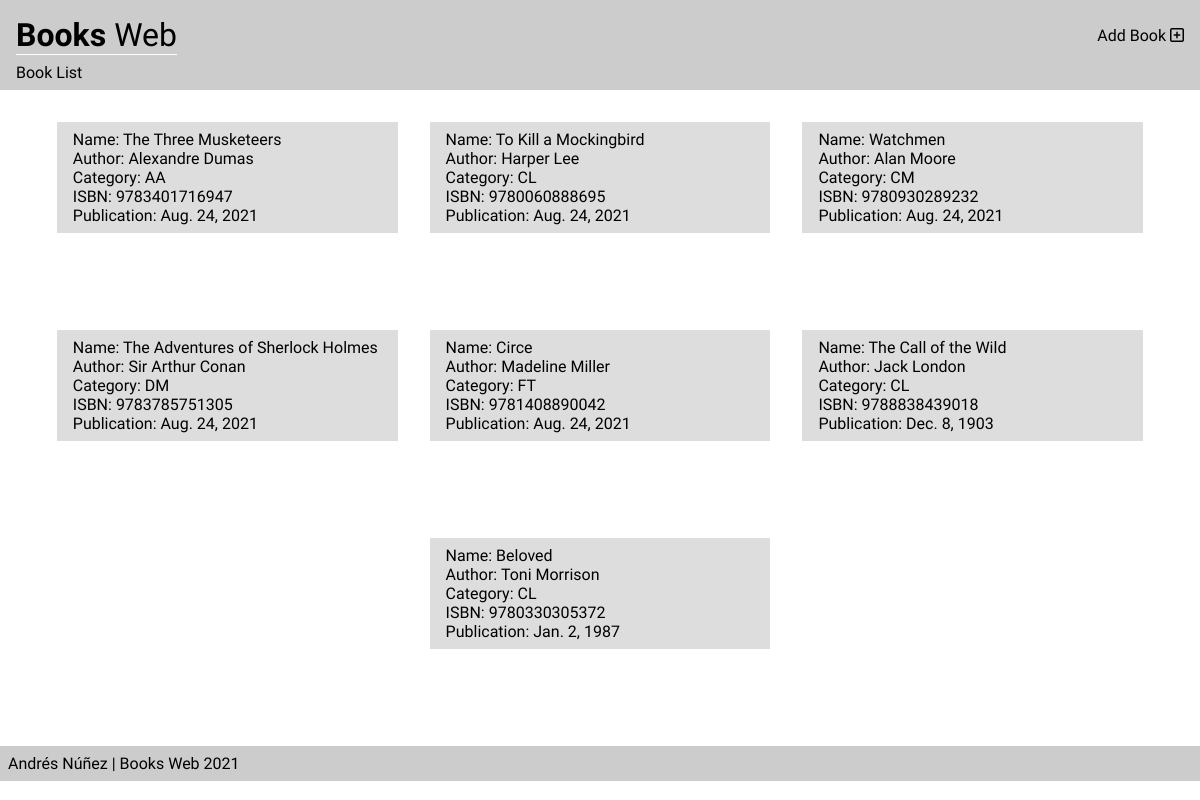
The app's page /, older data.
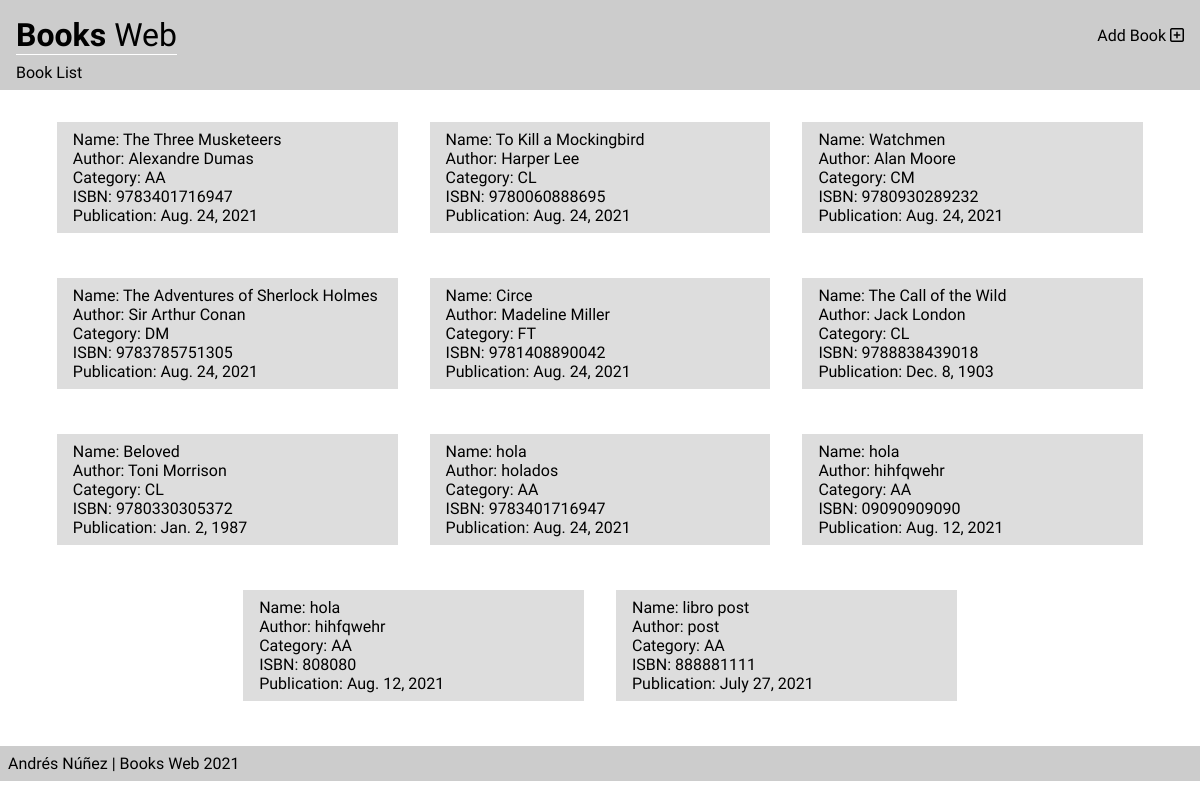
The same page, newer data.
### bookswebAPI/models.py (models this page shows)
class Book(models.Model):
    name = models.CharField(max_length=50, null=True)
    author_name = models.CharField(max_length=50, null=True)
    action_adventure = 'AA'
    classics = 'CL'
    comic = 'CM'
    detective_mystery = 'DM'
    fantasy = 'FT'
    category_choices = [
        (action_adventure,'Action and Adventure'),
        (classics, 'Classics'),
        (comic, 'Comic Book'),
        (detective_mystery, 'Detective and Mystery'),
        (fantasy, 'Fantasy'),
    ]
    category = models.CharField(
        max_length=2,
        choices=category_choices,
        default=classics,
        )
    isbn = models.CharField(max_length=13, null=True)
    publication_date = models.DateField(max_length=20, default=timezone.now())

### bookviewer/views.py (the view)
# urls.py: path('', index, name="index"),
def index(request):
    if request.method == 'GET':
        books_list = list(Book.objects.all().values())
        return render(request, 'index.html',{
            'books_list': books_list,
        })

### bookviewer/templates/index.html (shortened to what this page needs)
{% extends 'layout.html' %}
{% block subtitle %}
Book List
{% endblock %}
{% block content %}
<div class="Cards__container">
    {% for book in books_list %}
    <div class="Card__container">
        <ul>
            <li>Name: {{ book.name }}</li>
            <li>Author: {{ book.author_name }}</li>
            <li>Category: {{ book.category }}</li>
            <li>ISBN: {{ book.isbn }}</li>
            <li>Publication: {{ book.publication_date }}</li>
        </ul>
    </div>
    {% endfor %}
</div>
{% endblock %}

Row changes from the older to the newer data that the page shows:
added Book: name "hola", author_name "holados", category "AA", isbn "9783401716947", publication_date "Aug. 24, 2021"
added Book: name "hola", author_name "hihfqwehr", category "AA", isbn "09090909090", publication_date "Aug. 12, 2021"
added Book: name "hola", author_name "hihfqwehr", category "AA", isbn "808080", publication_date "Aug. 12, 2021"
added Book: name "libro post", author_name "post", category "AA", isbn "888881111", publication_date "July 27, 2021"
